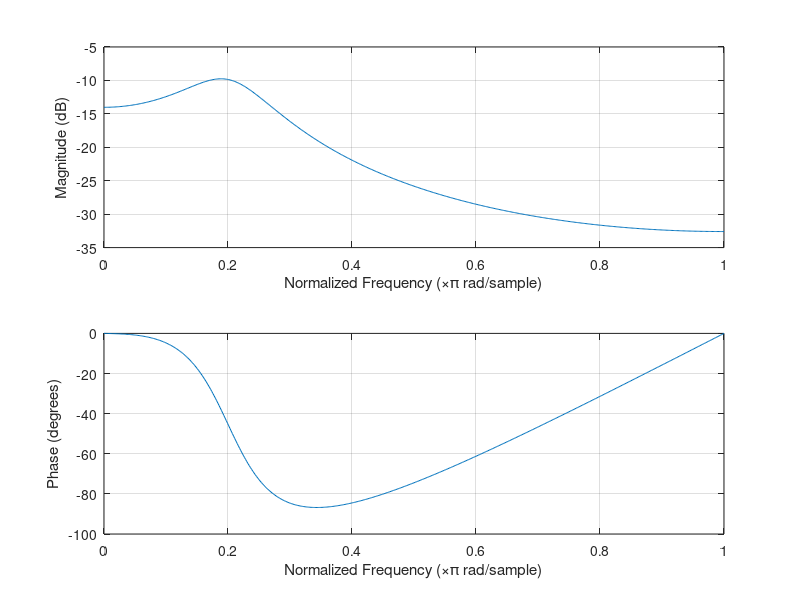
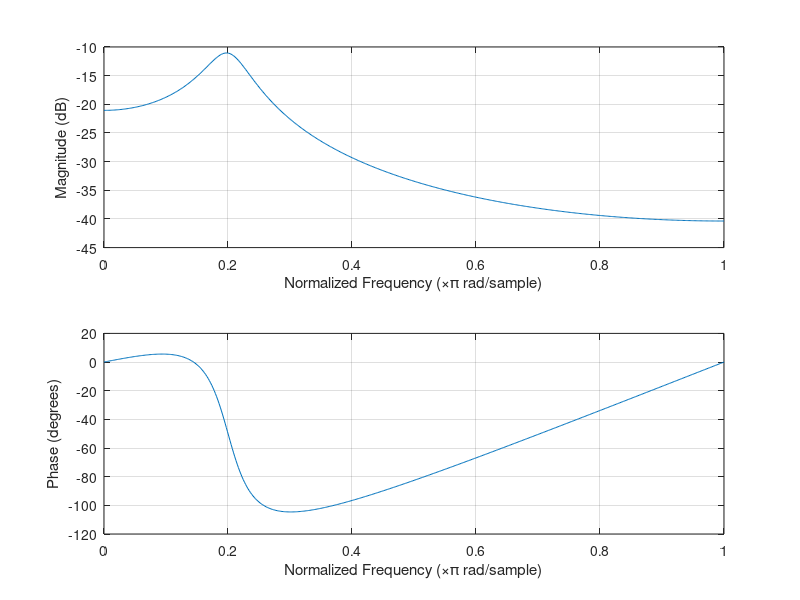
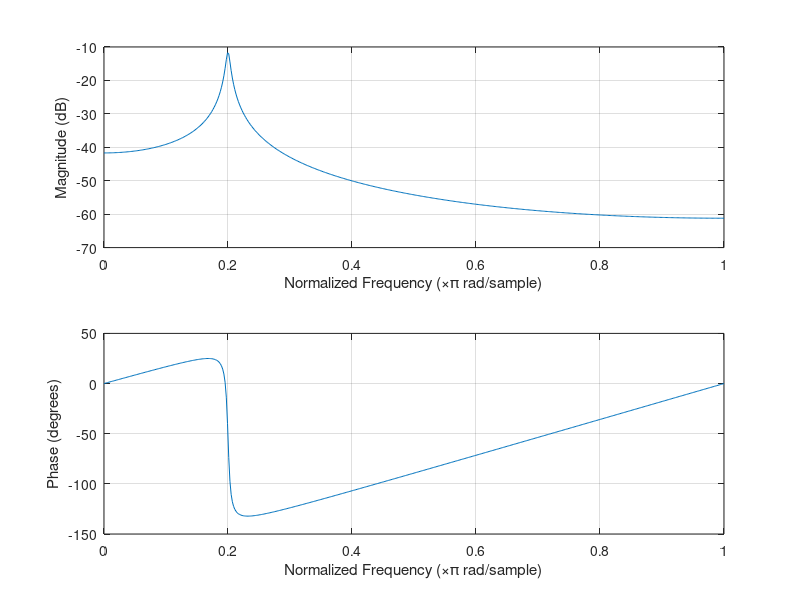
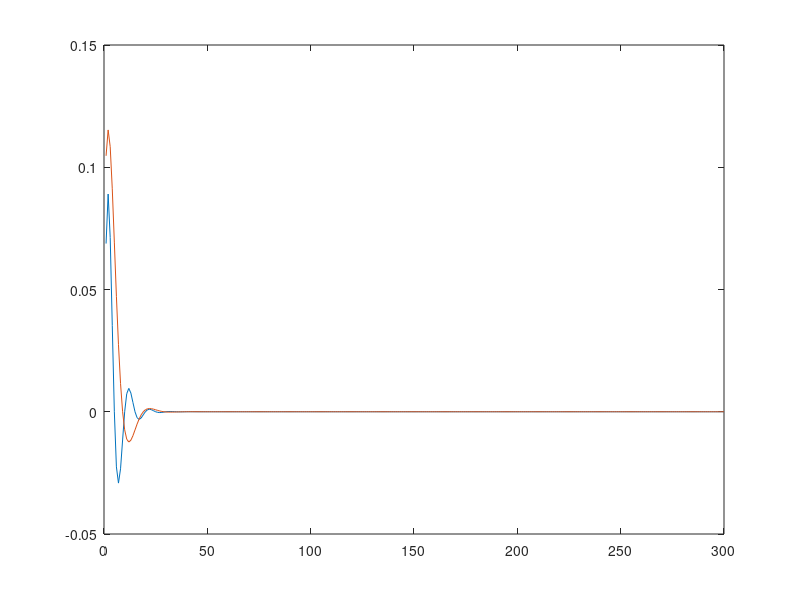

The MATLAB script that drew these images, in order:
clear all;
close all;
clc;

%%
clear all;
close all;
clc;

n = 500;
f0 = 500;
fs = 10^4;

w = linspace(0, pi, n);
R = [0.8, 0.9, 0.99];

w0 = f0 * 2 * pi / fs;

for r=R
    G = (1-r)*(1-2*r*cos(w0)+r^2)^.5;
    b = [G];
    a = [1, -2*r*cos(2*w0), r^2];
    
    figure('Name', sprintf("R=%d", r))
    freqz(b, a)
    % [Amp, physconst] = freqz(b, a, n)
    % plot(w, Amp);
end


%%
clear all;
close all;
clc;

n = 300;
f0 = 500;
fs = 10^4;

w = linspace(0, pi, n);
R = [0.8, 0.9, 0.99];

w0 = f0 * 2 * pi / fs;
y = zeros(1,n);

for r=R

    G = (1-r)*(1-2*r*cos(w0)+r^2)^.5;
    b = [G];
    a = [1, -2*r*cos(2*w0), r^2];
    
    y(1) = G;
    y(2) = -a(2)*y(1);
    

    hn = zeros(1, n);
    for k = 1:n
        hn(k) = (G/(sin(w0)))*(r^k)*sin(w0*(k + 1));
    end
    

    for k = 3:n
        y(k) = -a(2)*y(k-1) - a(3)*y(k-2);
    end

    
    
    figure('Name', sprintf("R=%d", r))
    plot(y);
    hold on;
    plot(hn);
    hold off;
    
    

end
